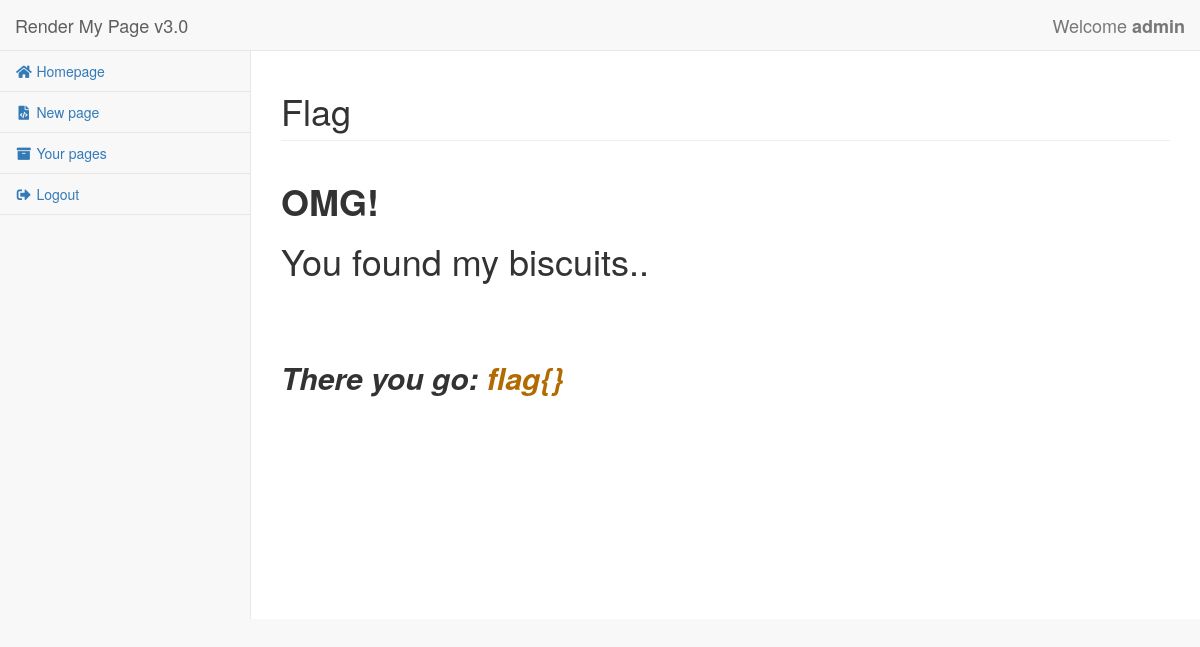
The app's page /web/src/page.php?id=1 (signed in) with its own data.
### tables this page shows
CREATE TABLE `users` (
  `id` int(11) NOT NULL,
  `username` varchar(32) NOT NULL,
  `password` varchar(255) NOT NULL,
  `rank` int(11) NOT NULL DEFAULT '0'
);

CREATE TABLE `pages` (
  `id` int(11) NOT NULL,
  `user_id` int(11) NOT NULL,
  `name` varchar(128) NOT NULL,
  `content` text NOT NULL,
  `created` datetime NOT NULL DEFAULT CURRENT_TIMESTAMP,
  `image` TEXT NULL,
  `processed` BOOLEAN NOT NULL DEFAULT FALSE
);

### web/src/includes/config.php (called while the page is built, shortened)
<?php
$site_name = "Render My Page";
$site_version = "v3.0";

### web/src/includes/login_manager.php (called while the page is built, shortened)
<?php
require_once('config.php');
function get_user_data()
{
    $db = new mysqli($GLOBALS['db_host'], $GLOBALS['db_user'], $GLOBALS['db_pass'], $GLOBALS['db_name']);
    if($user_stmt = $db->prepare("SELECT * FROM users WHERE id = ?"))
    {
        $user_stmt->bind_param("i", $_SESSION['userID']);
        $user_stmt->execute();
        $user_result = $user_stmt->get_result();
        $user_row = $user_result->fetch_assoc();
        return $user_row;
    }
    return null;
}

### web/src/includes/page_manager.php (called while the page is built, shortened)
<?php
require_once('config.php');
function get_page($id)
{
    $db = new mysqli($GLOBALS['db_host'], $GLOBALS['db_user'], $GLOBALS['db_pass'], $GLOBALS['db_name']);
    if($page_stmt = $db->prepare("SELECT * FROM pages WHERE id = ?"))
    {
        $page_stmt->bind_param("i", $id);
        $page_stmt->execute();
        $page_result = $page_stmt->get_result();
        $page_row = $page_result->fetch_assoc();
        return $page_row;
    }
    return null;
}

### web/src/page.php (the view, shortened to what this page needs)
<?php
require_once('includes/login_manager.php');
require_once('includes/page_manager.php');
require_once('includes/flag_manager.php');
$user_data = get_user_data();
$page_row = get_page($_GET['id']);
$page_name = $site_name;
if($page_row === null) {
    $page_error = "This page doesn't exists.";
}
elseif($page_row['user_id'] !== $user_data['id'] && $user_data['rank'] < $admin_rank)
{
    $page_error = "Not authorized.";
}
elseif(isset($_SESSION['adminOnlyForUser']) && $_SESSION['adminOnlyForUser'] !== $page_row['user_id'] && $page_row['user_id'] !== 1)
{
    $page_error = "Not authorized.";
}
else
{
    $page_name = htmlspecialchars($page_row['name']);
    $page_content = $page_row['content'];
}
?>
<?php include('includes/template_header.php'); ?>
<div id="page-wrapper">
<?php if(isset($page_error)): ?>
    <div class="row">
        <div class="col-lg-12">
            <h1 class="page-header">Page browser</h1>
        </div>
    </div>
    <div class="row">
        <div class="col-lg-12">
            <div class="panel panel-danger">
                <div class="panel-heading">
                    <?= htmlspecialchars($page_error) ?>
                </div>
            </div>
        </div>
    </div>
<?php else: ?>
    <div class="row">
        <div class="col-lg-12">
            <h1 class="page-header"><?= $page_name ?></h1>
        </div>
    </div>
    <div class="row">
        <div class="col-lg-12">
            <?= $page_content ?>
        </div>
    </div>
<?php endif; ?>
<?php include('includes/template_footer.php'); ?>

### web/src/includes/template_header.php (shortened to what this page needs)
<!DOCTYPE html>
<html lang="en">
<head>
    <link href="vendor/bootstrap/css/bootstrap.min.css" rel="stylesheet">
    <link href="vendor/metisMenu/metisMenu.min.css" rel="stylesheet">
    <link href="dist/css/sb-admin-2.css" rel="stylesheet">
    <link href="vendor/morrisjs/morris.css" rel="stylesheet">
    <link href="vendor/font-awesome/css/all.min.css" rel="stylesheet" type="text/css">
</head>
<body>
<div id="wrapper">
    <nav class="navbar navbar-default navbar-static-top" role="navigation" style="margin-bottom: 0">
        <div class="navbar-header">
            <a class="navbar-brand" href="index.php"><?= $site_name ?> <?= $site_version ?></a>
        </div>
        <div class="navbar-brand" style="float: right">
            Welcome <b><?= htmlspecialchars($user_data['username']); ?></b>
        </div>
        <div class="navbar-default sidebar" role="navigation">
            <div class="sidebar-nav navbar-collapse">
                <ul class="nav" id="side-menu">
                    <li>
                        <a href="index.php"><i class="fas fa-home fa-fw"></i> Homepage</a>
                    </li>
                    <li>
                        <a href="new_page.php"><i class="fas fa-file-code fa-fw"></i> New page</a>
                    </li>
                    <li>
                        <a href="your_pages.php"><i class="fas fa-archive fa-fw"></i> Your pages</a>
                    </li>
                    <li>
                        <a href="logout.php"><i class="fas fa-sign-out-alt fa-fw"></i> Logout</a>
                    </li>
                </ul>
            </div>
        </div>
    </nav>

### records on screen
users: username "admin"
pages: name "Flag", content "OMG! You found my biscuits.. There you go: flag{}"

### other values on screen
$site_name "Render My Page"
$site_version "v3.0"
